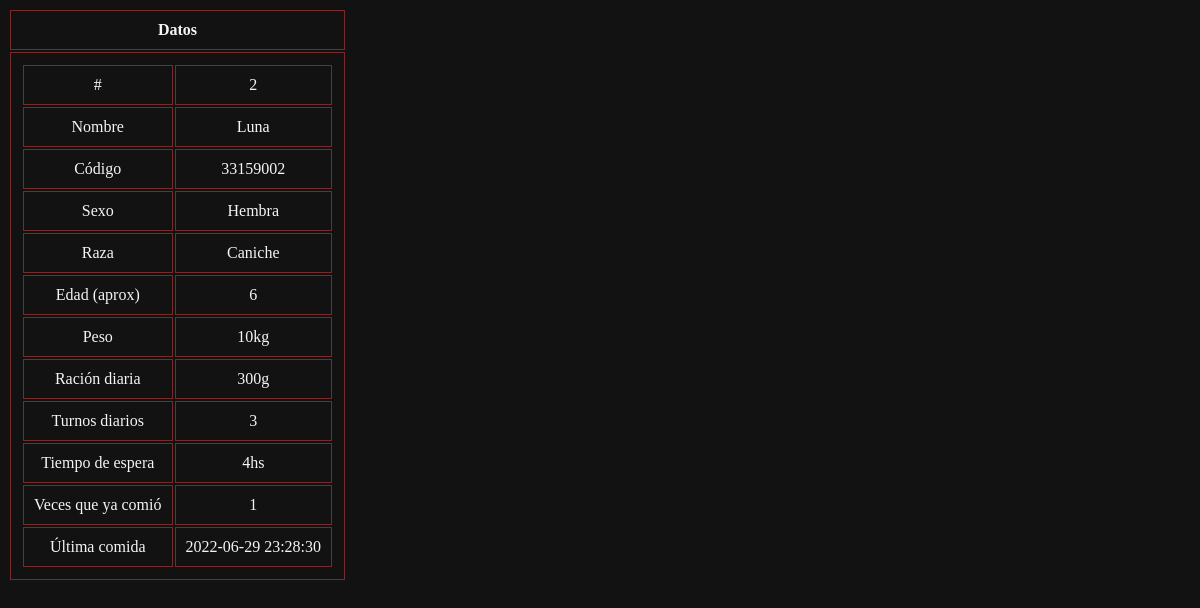
The app's page /verificado.php?id=33159002, older data.
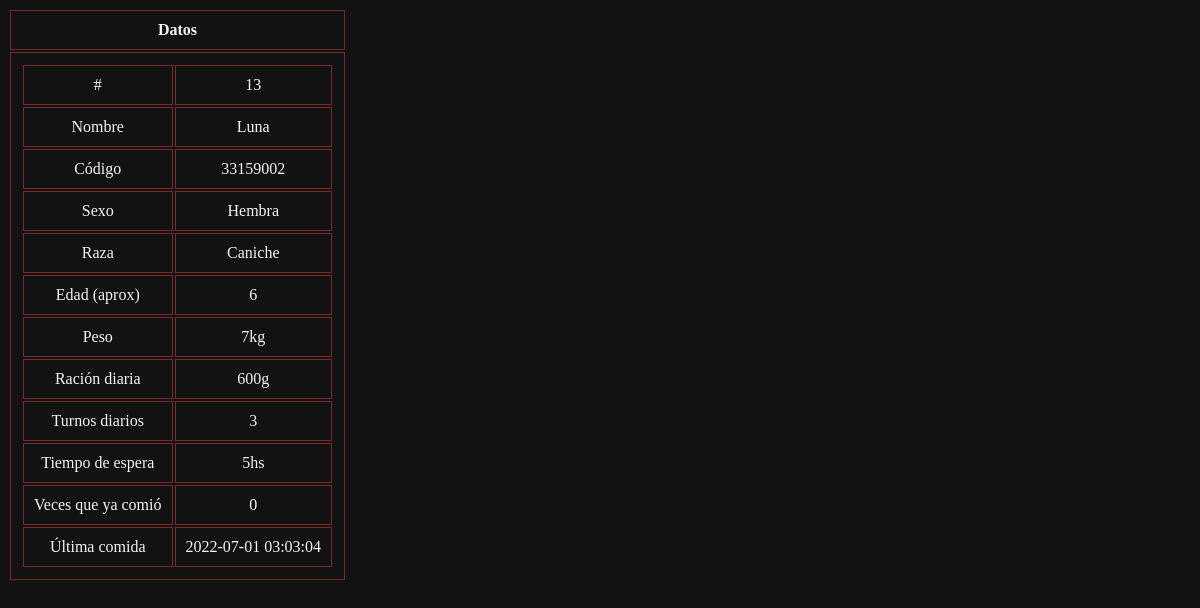
The same page, newer data.
### tables this page shows
CREATE TABLE `perros` (
  `identificador` int(11) NOT NULL,
  `id` varchar(255) NOT NULL,
  `nombre` varchar(255) NOT NULL,
  `foto` varchar(255) NOT NULL,
  `sexo` enum('Macho','Hembra') NOT NULL,
  `raza` varchar(255) NOT NULL,
  `edad` int(11) NOT NULL,
  `peso` int(11) NOT NULL,
  `racion` int(11) NOT NULL,
  `turnos` int(11) NOT NULL,
  `cooldown` int(11) NOT NULL,
  `veces` varchar(255) NOT NULL,
  `ultimaEntrada` timestamp NOT NULL DEFAULT current_timestamp(),
  `ultimaSalida` timestamp NOT NULL DEFAULT current_timestamp(),
  `entro` tinyint(1) NOT NULL
);

### verificado.php (the view, shortened to what this page needs)
<?php
    $id = null;
    if ( !empty($_GET['id'])) {
        $id = $_REQUEST['id'];
    }
    $pdo = Base::connect();
	$pdo->setAttribute(PDO::ATTR_ERRMODE, PDO::ERRMODE_EXCEPTION);
	$sql = "SELECT * FROM perros where id = ?";
	$q = $pdo->prepare($sql);
	$q->execute(array($id));
	$datos = $q->fetch(PDO::FETCH_ASSOC);
?>
<!DOCTYPE html>
<html lang="es">
<head>
	<link rel="stylesheet" href="css/temp.css">
</head>
	<body>
		<div>
			<form>
				<table>
					<tr>
						<td>
						<b>Datos</b>
					</td>
					</tr>
					<tr>
						<td>
							<table>
							<tr>
									<td>#</td>
									<td><?php echo $datos['identificador'];?></td>
								</tr>
								<tr>
									<td>Nombre</td>
									<td><?php echo $datos['nombre'];?></td>
								</tr>
								<tr>
									<td>Código</td>
									<td><?php echo $datos['id'];?></td>
								</tr>
								<tr>
									<td>Sexo</td>
									<td><?php echo $datos['sexo'];?></td>
								</tr>
								<tr>
									<td>Raza</td>
									<td><?php echo $datos['raza'];?></td>
								</tr>
								<tr>
									<td>Edad (aprox)</td>
									<td><?php echo $datos['edad'];?></td>
								</tr>
								<tr>
									<td>Peso</td>
									<td><?php echo $datos['peso'];?>kg</td>
								</tr>
								<tr>
									<td>Ración diaria</td>
									<td><?php echo $datos['racion'];?>g</td>
								</tr>
								<tr>
									<td>Turnos diarios</td>
									<td><?php echo $datos['turnos'];?></td>
								</tr>
								<tr>
									<td>Tiempo de espera</td>
									<td><?php echo $datos['cooldown'];?>hs</td>
								</tr>
								<tr>
									<td>Veces que ya comió</td>
									<td><?php echo $datos['veces'];?></td>
								</tr>
								<tr>
									<td>Última comida</td>
									<td><?php echo $datos['ultimaSalida'];?></td>
								</tr>
							</table>
						</td>
					</tr>
				</table>
			</form>
		</div>
	</body>
</html>

Row changes from the older to the newer data that the page shows:
removed perros: identificador "2", nombre "Luna", id "33159002", sexo "Hembra", raza "Caniche", edad "6", peso "10", racion "300", turnos "3", cooldown "4", veces "1", ultimaSalida "2022-06-29 23:28:30"
added perros: identificador "13", nombre "Luna", id "33159002", sexo "Hembra", raza "Caniche", edad "6", peso "7", racion "600", turnos "3", cooldown "5", veces "0", ultimaSalida "2022-07-01 03:03:04"
